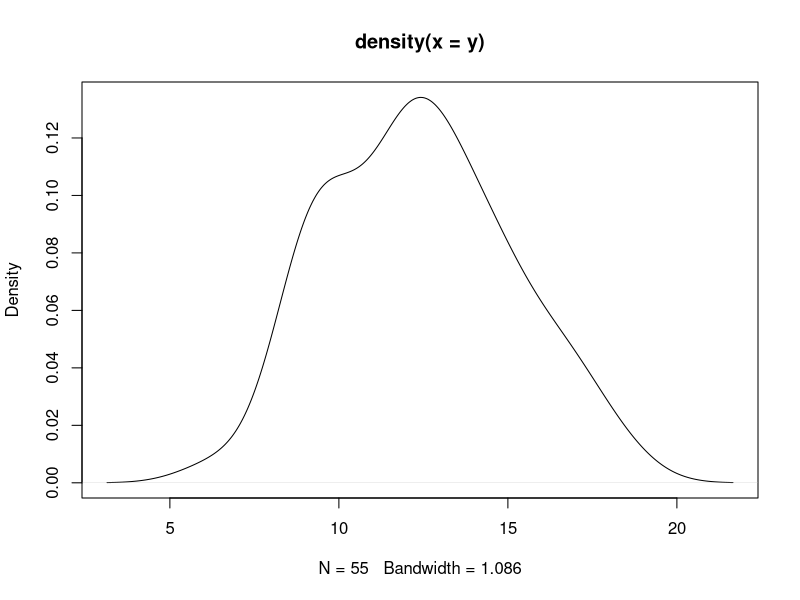
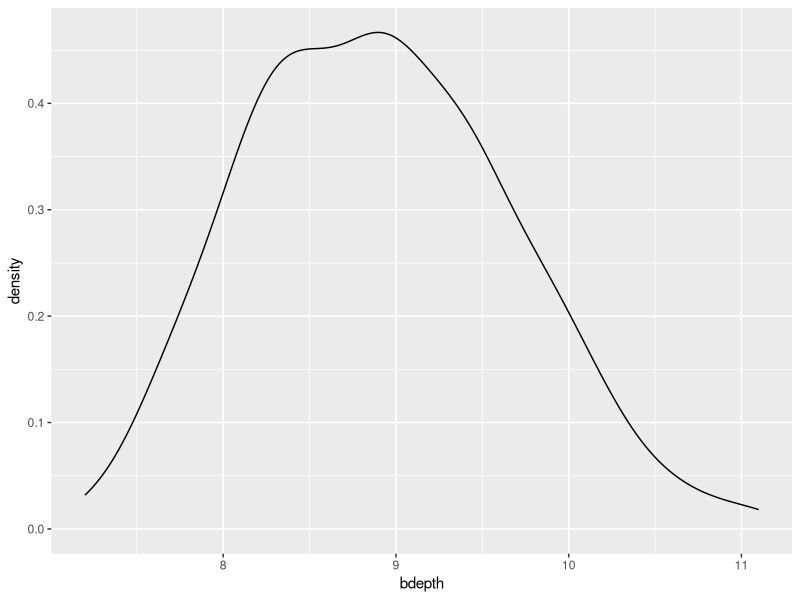
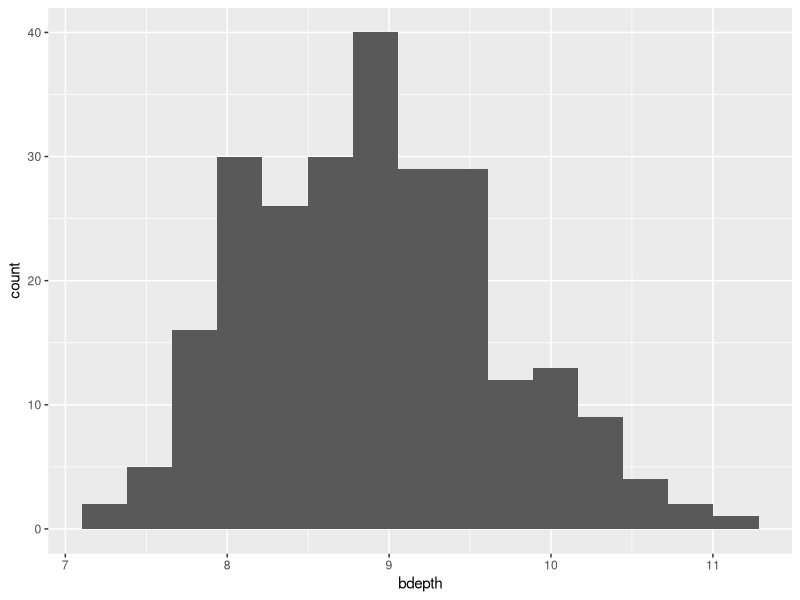
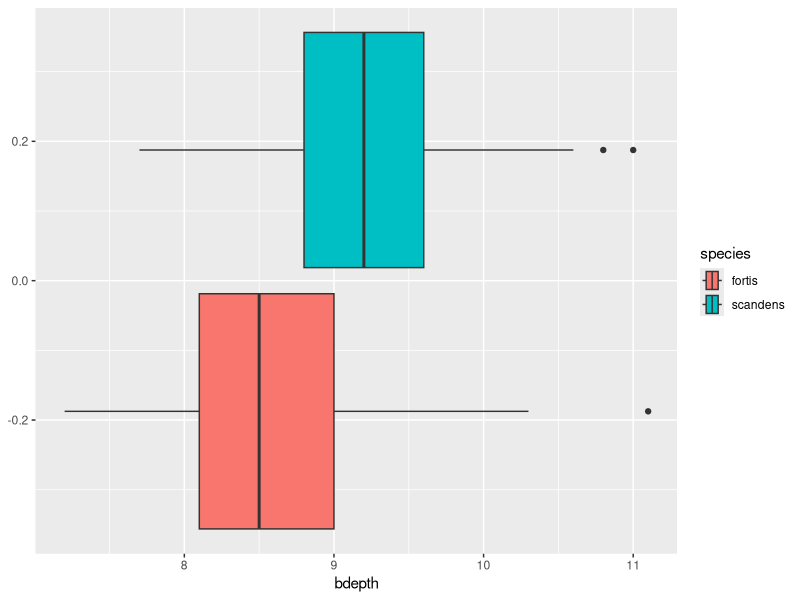
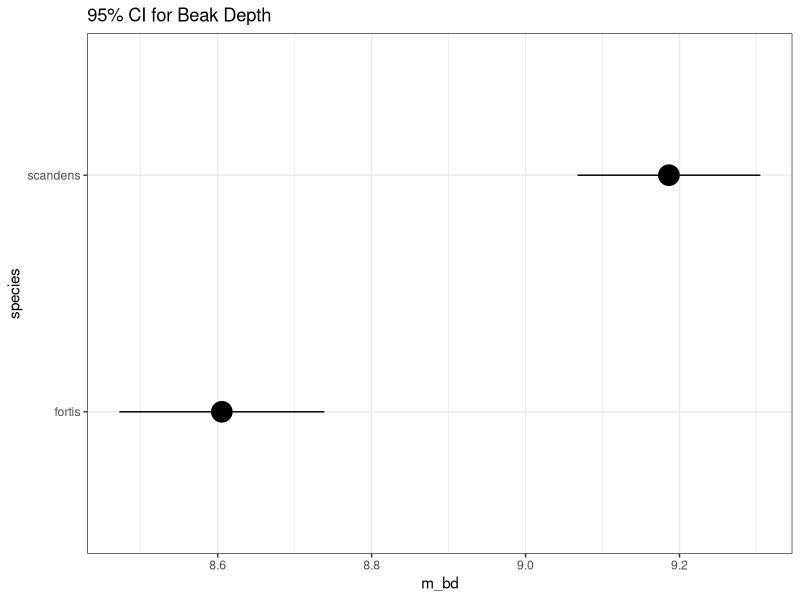

Generate these figures, in order, with R:
## ---- chunk 1
#| label: setup
#| include: false

library(tidyverse)

finch <- read.csv(here::here("data/galapago-finches.csv"),
                  stringsAsFactors = TRUE)
## ---- chunk 2
# Population is all the subjects of interest
## ---- chunk 3
# A sample is some subset of the population
## ---- chunk 4
# Parameters
## ---- chunk 5
# Summary statistics
# Parameter estimates
# sample estimates
## ---- chunk 6
# Samples should be collected randomly
# Samples should be representative of the whole population
# Samples should be sufficiently large
## ---- chunk 7
#| echo: true

y <- c(9.0, 12.1, 9.1, 14.8, 14.2, 15.4, 13.8,
       11.7, 11.4, 13.7, 10.0,  9.6, 15.1, 13.1,
       9.0, 9.2, 12.5, 12.7, 16.9, 16.7,  8.6,
       9.7, 18.4, 12.0, 12.6, 13.0, 11.6,  9.9,
       11.3, 13.6, 12.7, 14.6, 13.5, 10.4,  8.6,
       9.5, 17.7, 16.2, 14.8, 16.8, 13.3, 14.3,
       14.9,  9.0, 10.2, 10.5, 11.5,  8.9, 12.3,
       6.4, 12.2, 11.8, 12.6, 16.1, 11.5)
## ---- chunk 8
plot(density(y))
## ---- chunk 9
# Looks approximately normal
# There is a peak in the middle, and the density declines fairly rapidly to each side
# The left side looks a little lumpy
# There may be a slight skew to the right side; The tail on the right looks like it could be a little longer than expected
## ---- chunk 10
mean(y)
sd(y)
sd(y) / sqrt(length(y))
## ---- chunk 11
# The mean (\pm SE) for this data is 12.38 \pm 0.36
## ---- chunk 12
### GRADED
# flexible with rounding
m_y <- mean(y)
sd_y <- sd(y)
se_y <- sd_y / sqrt(length(y))
# 95%
c(m_y - 2*se_y, m_y + 2*se_y)
# the data supports the conclusion, at the 95% level, that the true mean of the population is between 11.66 and 13.1
## ---- chunk 13
# 95%
c(m_y - 3*se_y, m_y + 3*se_y)
# the data supports the conclusion, at the 95% level, that the true mean of the population is between 11.29 and 13.47
## ---- chunk 14
finch_2012 <- finch |>
  filter(year == 2012)
## ---- chunk 15
ggplot(finch_2012,
       aes(x = bdepth)) +
  geom_density()
## ---- chunk 16
# the bdepth data appears to be normal
# There is a peak in the middle, and the density declines fairly symmetrically in both directions
# Ther is a small "lump" on the left side near the peak, and possibly a very small right skew
## ---- chunk 17
ggplot(finch_2012,
       aes(x = bdepth)) +
  geom_histogram(bins = 15)
## ---- chunk 18
# the bdepth data appears to be normal
# There is a peak in the middle, and the density declines fairly symmetrically in both directions
# Ther is a small "lump" on the left side near the peak, and possibly a very small right skew
## ---- chunk 19
shapiro.test(finch_2012$bdepth)
## ---- chunk 20
### GRADED
# The result of the test has a p-value of 0.05011 which is greater than the alpha value of 0.05. 
# This does technically pass the normality test, although just barely. 
## ---- chunk 21
ggplot(finch_2012,
       aes(x = bdepth,
           fill = species)) +
  geom_boxplot()
## ---- chunk 22
# Both box plots for fortis and scandens look normal
# The black median line is almost perfectly in the middle of each box
# The length of the tails for scandens looks almost perfectly symmetrical
# the taile for fortis look close, although the right tail looks a little longer
# Scandens has two dots to the right side
# Fortis only has one dot, but it is further away than the two dots in scandens
## ---- chunk 23
finch_2012_ci <- finch_2012 |>
  group_by(species) |>
  summarize(m_bd = mean(bdepth),
            sd_bd = sd(bdepth),
            n_bd = n()) |>
  mutate(se_bd = sd_bd / sqrt(n_bd),
         l95 = m_bd - 2 * se_bd, 
         u95 = m_bd + 2 * se_bd)
finch_2012_ci
## ---- chunk 24
### GRADED
ggplot(finch_2012_ci,
       aes(y = species,
             x = m_bd, 
             xmin = m_bd - 2 * se_bd,
             xmax = m_bd + 2 * se_bd)) +
  geom_pointrange(size = 1.5) +
  theme_bw()+
  labs(title = "95% CI for Beak Depth")
## ---- chunk 25
# The two CIs do not over lap
# 8.5 to 8.7 vs. 9.1 to 9.3
# Therefore, we can conclude, at the 95% confidence level, that the mean beak depth for these two species are different. 
